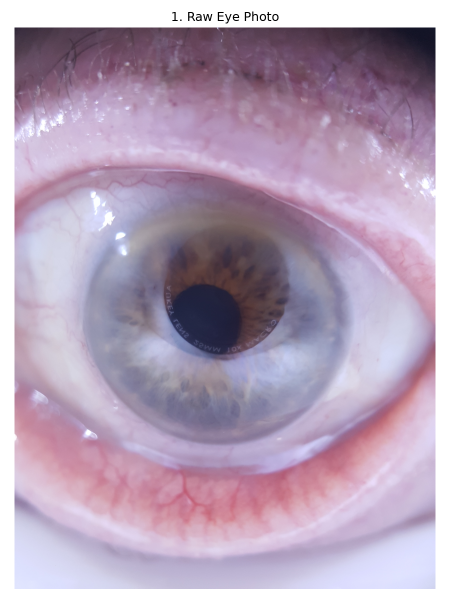
#> input picture assets/conjunctiva/hero_sequence/01_raw.png, 900 x 1200 px (shown at 1/2 size)
$ python -i preprocess.py   (imports and definitions only)
#> lines starting #> are read from the running program, lines starting #| are printed output that depends on the picture
"""Illumination normalization.

Menstabilkan variasi pencahayaan memakai CLAHE pada channel V ruang warna HSV,
lalu menandai pixel valid dengan membuang pixel sangat gelap atau sangat terang
sebelum ekstraksi fitur. Pendekatan ini mengikuti temuan bahwa normalisasi
pencahayaan mengurangi perbedaan antar perangkat tanpa mengubah pola warna yang
terkait kepucatan.
"""
from __future__ import annotations

import sys
from pathlib import Path

import cv2
import numpy as np

sys.path.insert(0, str(Path(__file__).resolve().parents[2]))
from src.common.qc import load_roi


# [12 lines left out: function crop_to_roi, not called in this run]


def clahe_on_v(rgb, clip_limit: float = 2.0, tile_grid: int = 8):
    """Terapkan CLAHE pada channel V ruang warna HSV lalu kembalikan RGB.

    CLAHE meningkatkan kontras lokal dan meredam pencahayaan tidak merata tanpa
    menggeser informasi kromatisitas pada channel H dan S.
    """
#> called with clip_limit = 2, tile_grid = 8
    hsv = cv2.cvtColor(rgb, cv2.COLOR_RGB2HSV)
#> hsv: shape (1200, 900, 3); mean H, S, V 125.1, 43.3, 188.8
    clahe = cv2.createCLAHE(clipLimit=clip_limit, tileGridSize=(tile_grid, tile_grid))
    hsv[:, :, 2] = clahe.apply(hsv[:, :, 2])
#> hsv: shape (1200, 900, 3); mean H, S, V 125.1, 43.3, 170.1
    return cv2.cvtColor(hsv, cv2.COLOR_HSV2RGB)
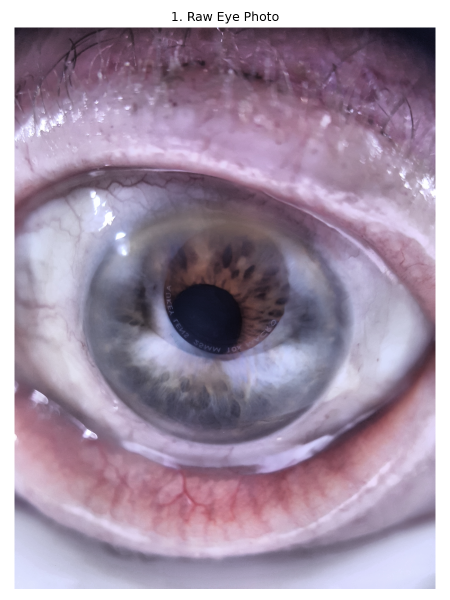
#> returned value: shape (1200, 900, 3) (shown at 1/2 size); mean R, G, B 162.2, 145.3, 165.1


# [10 lines left out: function valid_pixel_mask, not called in this run]


CANONICAL_ROI_WIDTH = 800
"""Lebar acuan region of interest sebelum ekstraksi fitur hand-crafted.

Fitur tekstur (g1 hingga g5) dihitung dari jendela tetangga 3x3 pixel sehingga
tidak scale invariant, nilainya bergantung pada resolusi absolut citra, bukan
hanya rasio aspek. Data latih Eyes-Defy secara konsisten tersimpan pada lebar
800 pixel. Foto mentah dari kamera ponsel biasanya beresolusi jauh lebih
tinggi, sehingga tanpa disamakan resolusinya lebih dulu, fitur tekstur yang
dihasilkan akan berada di luar sebaran nilai yang dipelajari model saat
pelatihan. Region of interest karena itu diubah ukurannya ke lebar acuan ini
sebelum ekstraksi fitur, konsisten dengan skala resolusi data latih.
"""


# [32 lines left out: functions resize_to_canonical_resolution, normalize_roi, not called in this run]

>>> import cv2
>>> picture = cv2.cvtColor(cv2.imread('../../assets/conjunctiva/hero_sequence/01_raw.png'), cv2.COLOR_BGR2RGB)
>>> result = clahe_on_v(picture)
